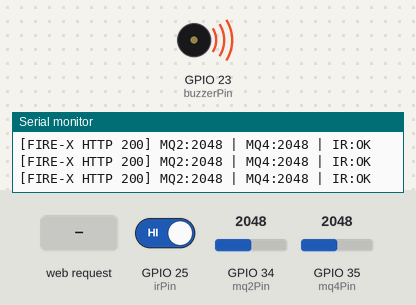
Simulated run of this sketch. Board: ESP32. On the bench: buzzer (waves = sounding, pin HIGH), the last lines printed to the serial monitor. Inputs (shaded band) come from the test bench; at power-on: GPIO 25 (irPin) HIGH, GPIO 34 (mq2Pin) = 2048, GPIO 35 (mq4Pin) = 2048. WiFi joins after 1.5 s; servers stay silent unless stated; uploads are accepted with an empty reply.

Above: at 5.7 s.
5.8 s: HTTP request GET /sound/off received
At 6.2 s:
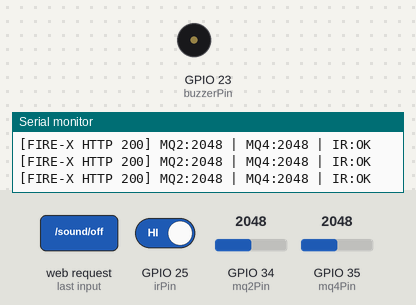
7.3 s: HTTP request GET /sound/on received
At 8.5 s:
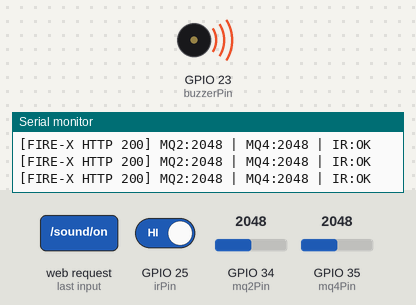
Timing chart, 0 to 10.3 s (numbered marks = the images above; inputs shaded):
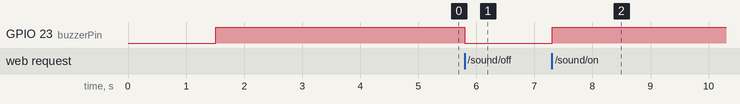

The sketch:

esp32_mq2_firex.ino
```cpp
/*
  FIRE-X NASA Microgravity Combustion Intel Platform
  ESP32 + MQ-2 + MQ-4 + IR Flame + Active Buzzer Firmware
  - Local Web Panel on Port 80 (http://<ESP32_IP>/)
  - Real-time HTTP POST Telemetry to FIRE-X Backend (192.168.0.171:8000)
*/

#include <WiFi.h>
#include <HTTPClient.h>

// ─── WI-FI CREDENTIALS ──────────────────────────────────────────
const char* ssid     = "Hüseyn";
const char* password = "196419661995a";

// ─── FIRE-X BACKEND SERVER (Laptop IPv4: 192.168.0.171) ──────────
const char* SERVER_URL = "http://192.168.0.171:8000/api/sensor-data";

// ─── PIN DEFINITIONS ───────────────────────────────────────────
const int mq2Pin    = 34;  // MQ-2 AO (GPIO 34)
const int mq4Pin    = 35;  // MQ-4 AO (GPIO 35)
const int irPin     = 25;  // IR Alov Sensoru DO (GPIO 25)
const int buzzerPin = 23;  // Buzzer (GPIO 23)

const int mq2Threshold = 400;
const int mq4Threshold = 3400;

bool soundEnabled = true;

unsigned long lastSendTime = 0;
const unsigned long SEND_INTERVAL_MS = 1500;

WiFiServer server(80);

void setup() {
  Serial.begin(115200);
  pinMode(buzzerPin, OUTPUT);
  pinMode(irPin, INPUT);
  digitalWrite(buzzerPin, LOW);

  analogSetAttenuation(ADC_11db);

  WiFi.begin(ssid, password);
  Serial.print("Wi-Fi qoşulur");
  while (WiFi.status() != WL_CONNECTED) {
    delay(500);
    Serial.print(".");
  }

  Serial.println("\nWi-Fi uğurla qoşuldu!");
  Serial.print("ESP32 IP Ünvanı: http://");
  Serial.println(WiFi.localIP());
  Serial.print("FIRE-X Server URL: ");
  Serial.println(SERVER_URL);

  server.begin();
}

void loop() {
  int mq2Value = analogRead(mq2Pin);
  int mq4Value = analogRead(mq4Pin);
  int irState  = digitalRead(irPin);
  bool irFlameDetected = (irState == LOW);

  bool danger = (mq2Value > mq2Threshold) || (mq4Value > mq4Threshold) || irFlameDetected;

  if (danger && soundEnabled) {
    digitalWrite(buzzerPin, HIGH);
  } else {
    digitalWrite(buzzerPin, LOW);
  }

  // ─── 1. FIRE-X BACKEND-Ə CANLI TELEMETRİYA GÖNDƏR (1.5 san) ───
  if (millis() - lastSendTime >= SEND_INTERVAL_MS && WiFi.status() == WL_CONNECTED) {
    lastSendTime = millis();

    float gasPPM = map(mq2Value, 150, 2500, 20, 1000);
    if (gasPPM < 10.0) gasPPM = 15.0 + (mq2Value * 0.05);
    float smokeDensityPct = (mq2Value / 4095.0) * 100.0;

    HTTPClient http;
    http.begin(SERVER_URL);
    http.addHeader("Content-Type", "application/json");
    http.setTimeout(1500);

    String jsonStr = "{";
    jsonStr += "\"device_id\":\"ESP32-FIREX-01\",";
    jsonStr += "\"raw_smoke_adc\":" + String(mq2Value) + ",";
    jsonStr += "\"mq4_adc\":" + String(mq4Value) + ",";
    jsonStr += "\"ir_flame_detected\":" + String(irFlameDetected ? "true" : "false") + ",";
    jsonStr += "\"sound_enabled\":" + String(soundEnabled ? "true" : "false") + ",";
    jsonStr += "\"esp32_ip\":\"" + WiFi.localIP().toString() + "\",";
    jsonStr += "\"gas_ppm\":" + String(gasPPM, 1) + ",";
    jsonStr += "\"smoke_density_pct\":" + String(smokeDensityPct, 1) + ",";
    jsonStr += "\"ambient_temp_c\":23.5,";
    jsonStr += "\"estimated_o2_pct\":20.9,";
    jsonStr += "\"simulated\":false";
    jsonStr += "}";

    int httpCode = http.POST(jsonStr);
    if (httpCode > 0) {
      String resp = http.getString();
      Serial.printf("[FIRE-X HTTP %d] MQ2:%d | MQ4:%d | IR:%s\n",
                    httpCode, mq2Value, mq4Value, irFlameDetected ? "ALOV" : "OK");

      // Saytdan buzzer düyməsi sıxılıbsa, ESP32-də dərhal tətbiq et
      if (resp.indexOf("\"set_sound\":false") != -1) {
        soundEnabled = false;
      } else if (resp.indexOf("\"set_sound\":true") != -1) {
        soundEnabled = true;
      }
    } else {
      Serial.printf("[FIRE-X HTTP ERROR] %s\n", http.errorToString(httpCode).c_str());
    }
    http.end();
  }

  // ─── 2. ESP32 LOKAL VEB PANELİ (PORT 80) ───────────────────────
  WiFiClient client = server.available();
  if (client) {
    String currentLine = "";
    String requestHeader = "";
    while (client.connected()) {
      if (client.available()) {
        char c = client.read();
        requestHeader += c;
        if (c == '\n') {
          if (currentLine.length() == 0) {
            if (requestHeader.indexOf("GET /sound/on") != -1) {
              soundEnabled = true;
            } else if (requestHeader.indexOf("GET /sound/off") != -1) {
              soundEnabled = false;
            }

            client.println("HTTP/1.1 200 OK");
            client.println("Content-type:text/html");
            client.println("Connection: close");
            client.println();

            client.println("<!DOCTYPE html><html><head><meta charset='UTF-8'>");
            client.println("<meta name='viewport' content='width=device-width, initial-scale=1'>");
            client.println("<title>FIRE-X Monitorinq Paneli</title>");
            client.println("<style>");
            client.println("body{font-family:Arial; text-align:center; background:#f4f4f9; margin-top:20px;}");
            client.println(".card{background:white; padding:20px; border-radius:10px; display:inline-block; box-shadow:0px 0px 10px rgba(0,0,0,0.1); max-width:400px; width:100%;}");
            client.println(".val{font-size:28px; font-weight:bold; color:#007BFF;}");
            client.println(".btn{background:#dc3545; color:white; padding:12px 20px; border:none; border-radius:5px; font-size:16px; cursor:pointer; margin:10px; text-decoration:none; display:inline-block;}");
            client.println(".btn-on{background:#28a745;}");
            client.println("</style>");
            client.println("<meta http-equiv='refresh' content='2'>");
            client.println("</head><body>");

            client.println("<div class='card'>");
            client.println("<h2>FIRE-X Təhlükəsizlik</h2>");

            client.println("<p><b>MQ-2 Tüstü Dəyəri:</b><br><span class='val'>" + String(mq2Value) + "</span></p>");
            client.println("<p><b>MQ-4 Metan Dəyəri:</b><br><span class='val'>" + String(mq4Value) + "</span></p>");

            if (irFlameDetected) {
              client.println("<p style='color:red; font-weight:bold; font-size:18px;'>🔥 IR Alov Aşkarlandı!</p>");
            } else {
              client.println("<p style='color:green; font-weight:bold;'>IR Alov: Normal (Gözləmədə)</p>");
            }

            if (danger) {
              client.println("<p style='color:red; font-weight:bold; font-size:20px;'>⚠️ TƏHLÜKƏ MÜYYƏN EDİLDİ!</p>");
            } else {
              client.println("<p style='color:green; font-weight:bold;'>Status: Hər şey qaydasındadır</p>");
            }

            client.println("<hr>");
            client.println("<h3>Təhlükə Zamanı Səs Rejimi</h3>");
            if (soundEnabled) {
              client.println("<p style='color:green; font-weight:bold;'>Səs: Açıqdır (Xəbərdarlıq edəcək)</p>");
              client.println("<a href='/sound/off' class='btn'>Təhlükə Səsini Bağla</a>");
            } else {
              client.println("<p style='color:orange; font-weight:bold;'>Səs: Səssiz rejimdədir</p>");
              client.println("<a href='/sound/on' class='btn btn-on'>Təhlükə Səsini Aç</a>");
            }

            client.println("</div></body></html>");
            break;
          } else {
            currentLine = "";
          }
        } else if (c != '\r') {
          currentLine += c;
        }
      }
    }
    client.stop();
  }
}
```

Measured:
- after the input at 5.8 s, GPIO 23 (buzzerPin): HIGH → LOW at once
- after the input at 7.3 s, GPIO 23 (buzzerPin): LOW → HIGH at once
